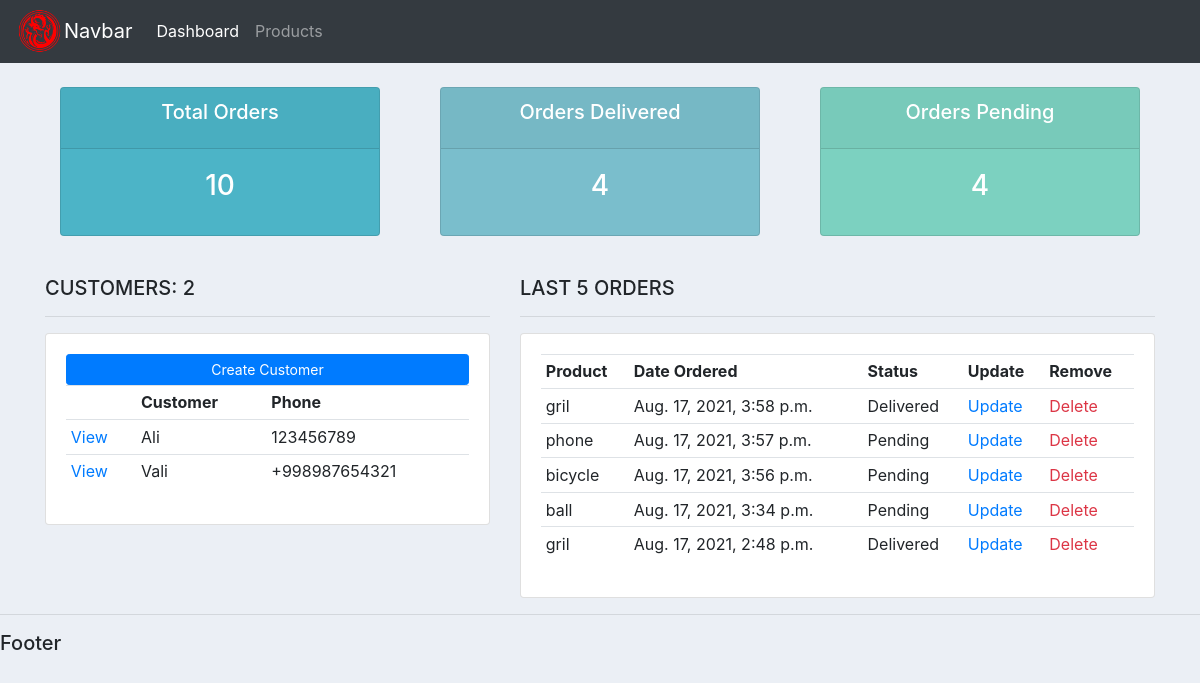
Before: / with the older database file.
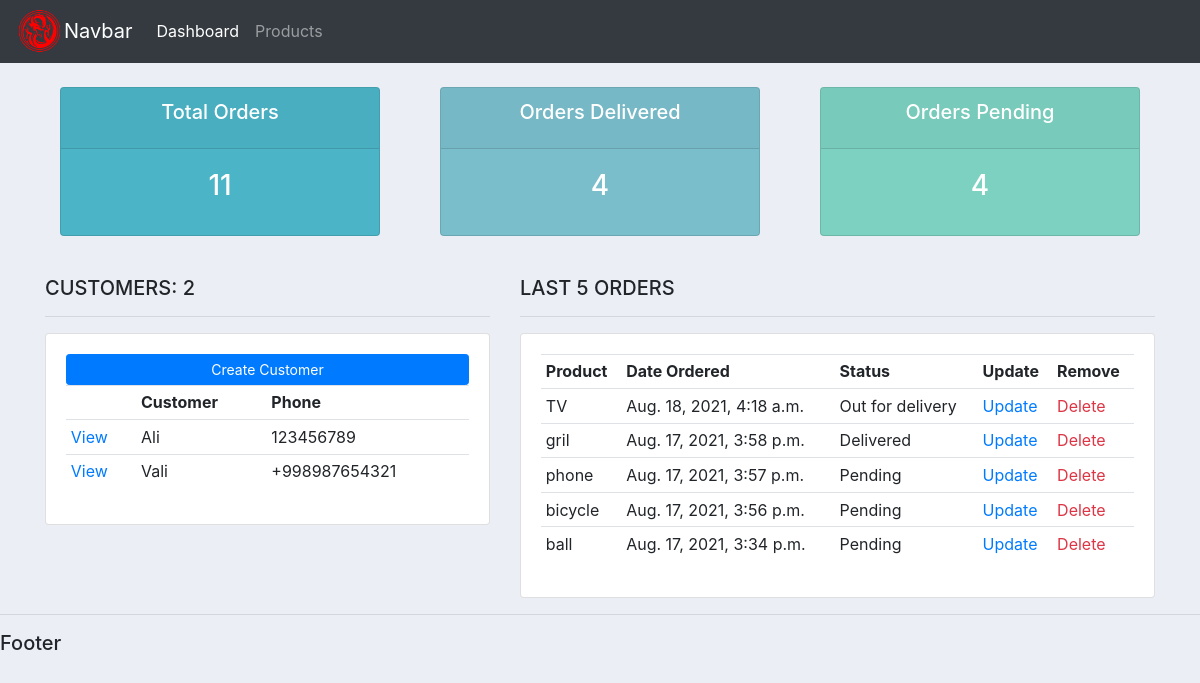
After: the same page with the newer database file.
### accounts/models.py (models this page shows, shortened)
class Customer(models.Model):
    name = models.CharField(max_length=200, null=True)
    phone = models.CharField(max_length=200, null=True)
    email = models.CharField(max_length=200, null=True)
    date = models.DateTimeField(auto_now_add=True, null=True)

class Order(models.Model):
    STATUS = (
        ('Pending', 'Pending'),
        ('Out for delivery', 'Out for delivery'),
        ('Delivered', 'Delivered')
    )
    customer = models.ForeignKey(Customer, null=True, on_delete=models.SET_NULL)
    product = models.ForeignKey(Products, null=True, on_delete=models.SET_NULL)
    date_created = models.DateTimeField(auto_now_add=True, null=True)
    status = models.CharField(max_length=200, null=True, choices=STATUS)
    note = models.CharField(max_length=1000, null=True)

class Products(models.Model):
    CATEGORY = (
        ('Indoor', 'Indoor'),
        ('Out Door', 'Out Door'),
        ('Both', 'Both')
    )
    name = models.CharField(max_length=200, null=True)
    price = models.FloatField(null=True)
    category = models.CharField(max_length=200, null=True, choices=CATEGORY)
    description = models.CharField(max_length=200, null=True)
    date_created = models.DateTimeField(auto_now_add=True, null=True)
    tags = models.ManyToManyField(Tag)

### accounts/views.py (the view)
# urls.py: path('', home, name='home'),
def home(request):
    orders = Order.objects.order_by('-date_created')
    customers = Customer.objects.all()
    total_customers = customers.count()
    total_orders = orders.count()
    delivered = orders.filter(status='Delivered').count()
    pending = orders.filter(status='Pending').count()
    context = {
        'orders': orders,
        'customers': customers,
        'total_customers': total_customers,
        'total_orders': total_orders,
        'delivered': delivered,
        'pending': pending
    }
    return render(request, 'accounts/dashboard.html', context)

### accounts/templates/accounts/dashboard.html (shortened to what this page needs)
{% extends "accounts/base.html" %}
{% block content %}
    {% include "accounts/status.html" %}
    <br>
    <div class="row">
        <div class="col-md-5">
            <h5>CUSTOMERS: {{ total_customers }}</h5>
            <hr>
            <div class="card card-body">
                <a class="btn btn-primary  btn-sm btn-block" href="">Create Customer</a>
                <table class="table table-sm">
                    <tr>
                        <th></th>
                        <th>Customer</th>
                        <th>Phone</th>
                    </tr>
                    {% for customer in customers %}
                        <tr>
                            <td> <a href="{% url 'customers' customer.pk %}">View</a> </td>
                            <td> {{ customer.name }} </td>
                            <td> {{ customer.phone }} </td>
                        </tr>
                    {% endfor %}
                </table>
            </div>
        </div>
        <div class="col-md-7">
            <h5>LAST 5 ORDERS</h5>
            <hr>
            <div class="card card-body">
                <table class="table table-sm">
                    <tr>
                        <th>Product</th>
                        <th>Date Ordered</th>
                        <th>Status</th>
                        <th>Update</th>
                        <th>Remove</th>
                    </tr>
                    {% for order in orders|slice:":5" %}
                        <tr>
                            <td>{{ order.product.name }}</td>
                            <td>{{ order.date_created }}</td>
                            <td>{{ order.status }}</td>
                            <td><a href="{% url 'update_order' order.pk %}" class="text-primary">Update</a></td>
                            <td><a href="{% url 'delete_order' order.pk %}" class="text-danger">Delete</a></td>
                        </tr>
                    {% endfor %}
                </table>
            </div>
        </div>
    </div>
{% endblock content %}

Changed rows visible on the page:
no longer on this page (row edited): Order: product.name "gril", date_created "Aug. 17, 2021, 2:48 p.m.", status "Delivered"
added Order: product.name "TV", date_created "Aug. 18, 2021, 4:18 a.m.", status "Out for delivery"
Other visible differences:
{{ total_orders }}: "10" → "11"
